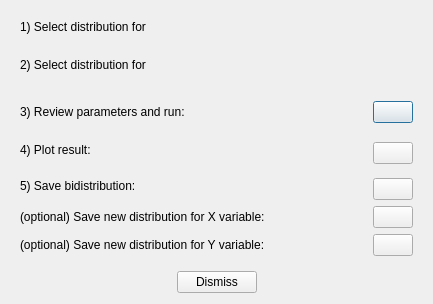
<?xml version="1.0" encoding="UTF-8"?>
<ui version="4.0">
 <class>BidistributionModelingDialog</class>
 <widget class="QDialog" name="BidistributionModelingDialog">
  <property name="geometry">
   <rect>
    <x>0</x>
    <y>0</y>
    <width>433</width>
    <height>304</height>
   </rect>
  </property>
  <property name="windowTitle">
   <string>Dialog</string>
  </property>
  <layout class="QVBoxLayout" name="verticalLayout">
   <item>
    <widget class="QWidget" name="widDistrVar1" native="true">
     <layout class="QHBoxLayout" name="horizontalLayout">
      <item>
       <widget class="QLabel" name="lblDistrVar1">
        <property name="text">
         <string>1) Select distribution for</string>
        </property>
       </widget>
      </item>
     </layout>
    </widget>
   </item>
   <item>
    <widget class="QWidget" name="widDistrVar2" native="true">
     <layout class="QHBoxLayout" name="horizontalLayout_2">
      <item>
       <widget class="QLabel" name="lblDistrVar2">
        <property name="text">
         <string>2) Select distribution for</string>
        </property>
       </widget>
      </item>
     </layout>
    </widget>
   </item>
   <item>
    <widget class="QWidget" name="widget" native="true">
     <layout class="QGridLayout" name="gridLayout">
      <item row="0" column="1">
       <widget class="QPushButton" name="btnParameters">
        <property name="sizePolicy">
         <sizepolicy hsizetype="Minimum" vsizetype="Fixed">
          <horstretch>0</horstretch>
          <verstretch>0</verstretch>
         </sizepolicy>
        </property>
        <property name="text">
         <string/>
        </property>
        <property name="icon">
         <iconset resource="../resources.qrc">
          <normaloff>:/icons/setting16</normaloff>:/icons/setting16</iconset>
        </property>
       </widget>
      </item>
      <item row="0" column="0">
       <widget class="QLabel" name="label">
        <property name="sizePolicy">
         <sizepolicy hsizetype="MinimumExpanding" vsizetype="MinimumExpanding">
          <horstretch>0</horstretch>
          <verstretch>0</verstretch>
         </sizepolicy>
        </property>
        <property name="text">
         <string>3) Review parameters and run:</string>
        </property>
       </widget>
      </item>
      <item row="3" column="1">
       <widget class="QPushButton" name="btnSave">
        <property name="sizePolicy">
         <sizepolicy hsizetype="Minimum" vsizetype="Fixed">
          <horstretch>0</horstretch>
          <verstretch>0</verstretch>
         </sizepolicy>
        </property>
        <property name="text">
         <string/>
        </property>
        <property name="icon">
         <iconset resource="../resources.qrc">
          <normaloff>:/icons/save16</normaloff>:/icons/save16</iconset>
        </property>
       </widget>
      </item>
      <item row="1" column="1" rowspan="2">
       <widget class="QPushButton" name="btnPlot">
        <property name="sizePolicy">
         <sizepolicy hsizetype="Minimum" vsizetype="Fixed">
          <horstretch>0</horstretch>
          <verstretch>0</verstretch>
         </sizepolicy>
        </property>
        <property name="text">
         <string/>
        </property>
        <property name="icon">
         <iconset resource="../resources.qrc">
          <normaloff>:/icons/plot16</normaloff>:/icons/plot16</iconset>
        </property>
       </widget>
      </item>
      <item row="2" column="0" rowspan="2">
       <widget class="QLabel" name="label_3">
        <property name="sizePolicy">
         <sizepolicy hsizetype="MinimumExpanding" vsizetype="MinimumExpanding">
          <horstretch>0</horstretch>
          <verstretch>0</verstretch>
         </sizepolicy>
        </property>
        <property name="text">
         <string>5) Save bidistribution:</string>
        </property>
       </widget>
      </item>
      <item row="1" column="0">
       <widget class="QLabel" name="label_2">
        <property name="sizePolicy">
         <sizepolicy hsizetype="MinimumExpanding" vsizetype="MinimumExpanding">
          <horstretch>0</horstretch>
          <verstretch>0</verstretch>
         </sizepolicy>
        </property>
        <property name="text">
         <string>4) Plot result:</string>
        </property>
       </widget>
      </item>
      <item row="4" column="0">
       <widget class="QLabel" name="label_4">
        <property name="text">
         <string>(optional) Save new distribution for X variable:</string>
        </property>
       </widget>
      </item>
      <item row="5" column="0">
       <widget class="QLabel" name="label_5">
        <property name="text">
         <string>(optional) Save new distribution for Y variable:</string>
        </property>
       </widget>
      </item>
      <item row="4" column="1">
       <widget class="QPushButton" name="btnSaveXDistr">
        <property name="text">
         <string/>
        </property>
        <property name="icon">
         <iconset resource="../resources.qrc">
          <normaloff>:/icons/save16</normaloff>:/icons/save16</iconset>
        </property>
       </widget>
      </item>
      <item row="5" column="1">
       <widget class="QPushButton" name="btnSaveYDistr">
        <property name="text">
         <string/>
        </property>
        <property name="icon">
         <iconset resource="../resources.qrc">
          <normaloff>:/icons/save16</normaloff>:/icons/save16</iconset>
        </property>
       </widget>
      </item>
     </layout>
    </widget>
   </item>
   <item>
    <layout class="QHBoxLayout" name="horizontalLayout_3">
     <item>
      <spacer name="horizontalSpacer_2">
       <property name="orientation">
        <enum>Qt::Horizontal</enum>
       </property>
       <property name="sizeHint" stdset="0">
        <size>
         <width>40</width>
         <height>20</height>
        </size>
       </property>
      </spacer>
     </item>
     <item>
      <widget class="QPushButton" name="btnDismiss">
       <property name="text">
        <string>Dismiss</string>
       </property>
      </widget>
     </item>
     <item>
      <spacer name="horizontalSpacer">
       <property name="orientation">
        <enum>Qt::Horizontal</enum>
       </property>
       <property name="sizeHint" stdset="0">
        <size>
         <width>40</width>
         <height>20</height>
        </size>
       </property>
      </spacer>
     </item>
    </layout>
   </item>
  </layout>
 </widget>
 <resources>
  <include location="../resources.qrc"/>
 </resources>
 <connections>
  <connection>
   <sender>btnDismiss</sender>
   <signal>clicked()</signal>
   <receiver>BidistributionModelingDialog</receiver>
   <slot>reject()</slot>
   <hints>
    <hint type="sourcelabel">
     <x>253</x>
     <y>274</y>
    </hint>
    <hint type="destinationlabel">
     <x>293</x>
     <y>247</y>
    </hint>
   </hints>
  </connection>
  <connection>
   <sender>btnParameters</sender>
   <signal>clicked()</signal>
   <receiver>BidistributionModelingDialog</receiver>
   <slot>onParameters()</slot>
   <hints>
    <hint type="sourcelabel">
     <x>399</x>
     <y>103</y>
    </hint>
    <hint type="destinationlabel">
     <x>429</x>
     <y>97</y>
    </hint>
   </hints>
  </connection>
  <connection>
   <sender>btnPlot</sender>
   <signal>clicked()</signal>
   <receiver>BidistributionModelingDialog</receiver>
   <slot>onPlot()</slot>
   <hints>
    <hint type="sourcelabel">
     <x>401</x>
     <y>133</y>
    </hint>
    <hint type="destinationlabel">
     <x>430</x>
     <y>133</y>
    </hint>
   </hints>
  </connection>
  <connection>
   <sender>btnSave</sender>
   <signal>clicked()</signal>
   <receiver>BidistributionModelingDialog</receiver>
   <slot>onSave()</slot>
   <hints>
    <hint type="sourcelabel">
     <x>403</x>
     <y>163</y>
    </hint>
    <hint type="destinationlabel">
     <x>431</x>
     <y>167</y>
    </hint>
   </hints>
  </connection>
  <connection>
   <sender>btnSaveXDistr</sender>
   <signal>clicked()</signal>
   <receiver>BidistributionModelingDialog</receiver>
   <slot>onSaveXDistr()</slot>
   <hints>
    <hint type="sourcelabel">
     <x>397</x>
     <y>201</y>
    </hint>
    <hint type="destinationlabel">
     <x>430</x>
     <y>202</y>
    </hint>
   </hints>
  </connection>
  <connection>
   <sender>btnSaveYDistr</sender>
   <signal>clicked()</signal>
   <receiver>BidistributionModelingDialog</receiver>
   <slot>onSaveYDistr()</slot>
   <hints>
    <hint type="sourcelabel">
     <x>400</x>
     <y>226</y>
    </hint>
    <hint type="destinationlabel">
     <x>430</x>
     <y>236</y>
    </hint>
   </hints>
  </connection>
 </connections>
 <slots>
  <slot>onParameters()</slot>
  <slot>onScatsmthCompletion()</slot>
  <slot>onPlot()</slot>
  <slot>onSave()</slot>
  <slot>onSaveXDistr()</slot>
  <slot>onSaveYDistr()</slot>
 </slots>
</ui>
